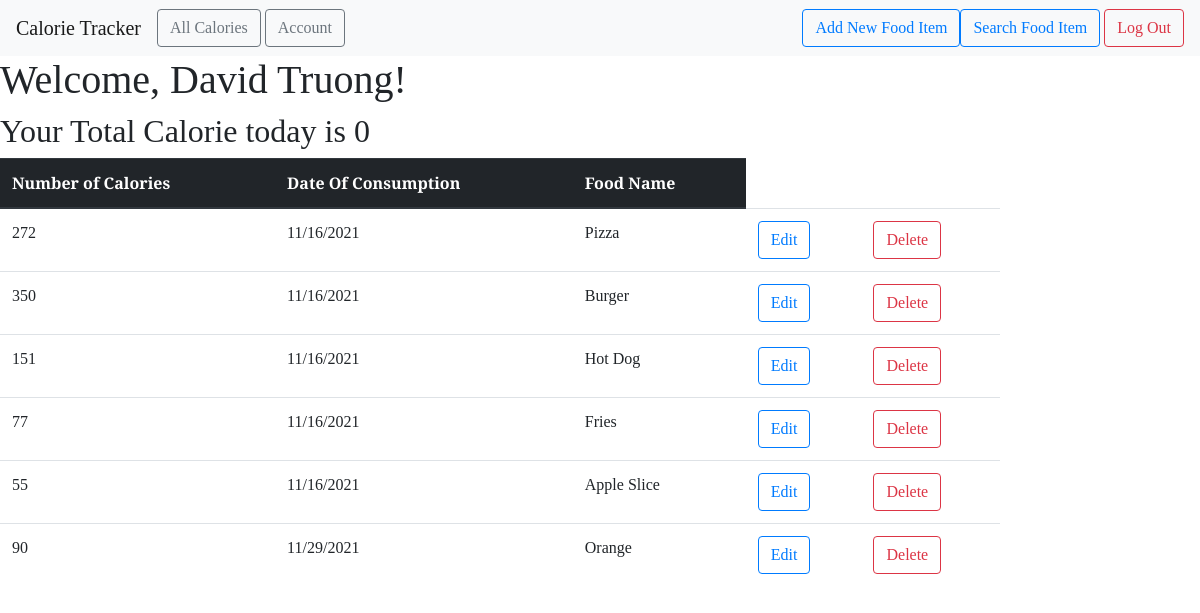
Page /all (signed in) on the earlier database version.
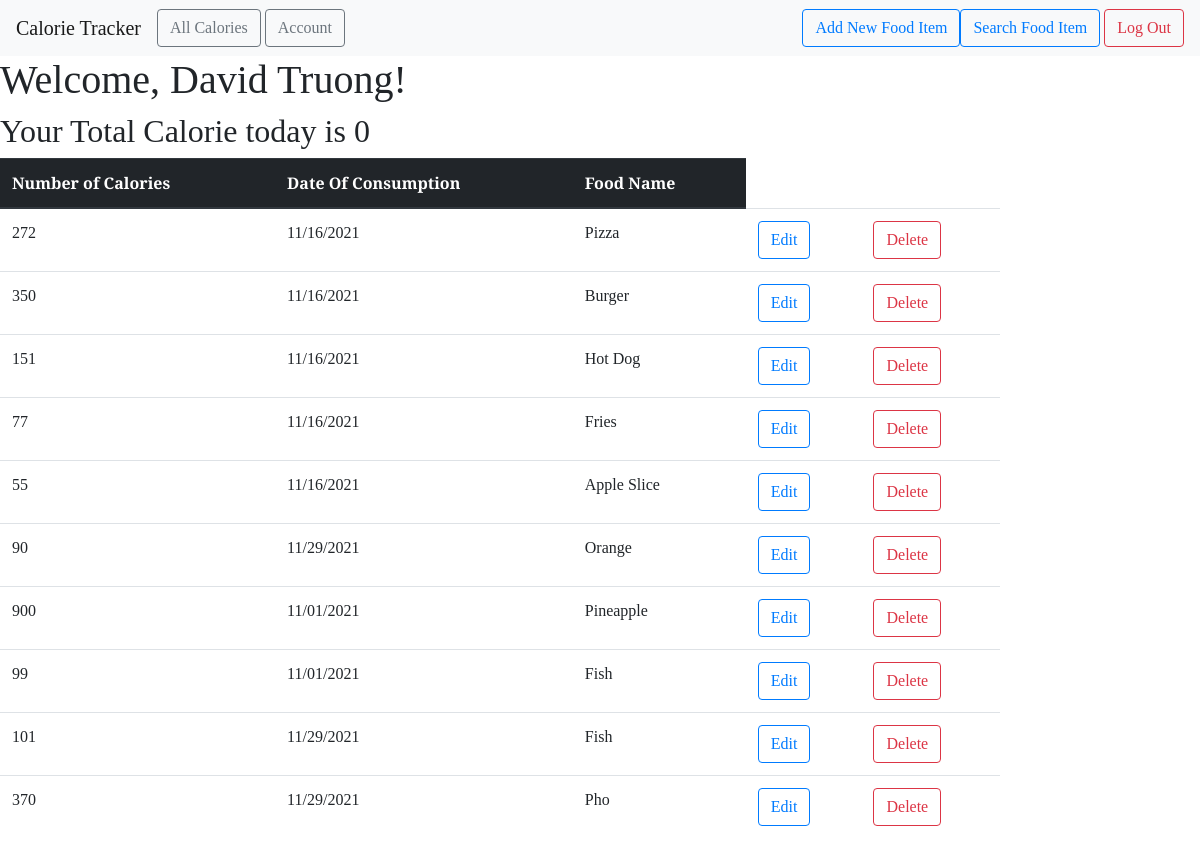
Same page on the later database version.
### food_website/models.py (models this page shows)
class User(db.Model, UserMixin):
    id = db.Column(db.Integer, primary_key=True)
    email = db.Column(db.String(100), unique=True)
    password = db.Column(db.String(100))
    name = db.Column(db.String(1000))
    foods = db.relationship('FoodItem', backref='author', lazy=True)

class FoodItem(db.Model):
    id = db.Column(db.Integer, primary_key=True)
    food_name = db.Column(db.Text, nullable=False)
    date_posted = db.Column(db.DateTime, nullable=False,
                            default=datetime.utcnow)
    calorie = db.Column(db.Integer, nullable=False)
    user_id = db.Column(db.Integer, db.ForeignKey('user.id'), nullable=False)

### food_website/main.py (the view)
@main.route("/all")
@login_required
def user_fooditems():
    user = User.query.filter_by(email=current_user.email).first_or_404()
    foods = user.foods
    totalCalorie = 0
    my_date = date.today()
    my_datetime = datetime(my_date.year, my_date.month, my_date.day)
    for food in foods:
        if my_datetime.date() == food.date_posted.date():
            totalCalorie = totalCalorie + food.calorie
    return render_template('all_fooditems.html', foods=foods, user=user, totalCalorie=totalCalorie)

### food_website/__init__.py (called while the page is built)
def create_app():
    app = Flask(__name__)
    app.config['SECRET_KEY'] = 'out-secret-key-goes-here'
    app.config['SQLALCHEMY_DATABASE_URI'] = 'sqlite:///db.sqlite'
    db.init_app(app)
    login_manager = LoginManager()
    login_manager.login_view = 'auth.login'
    login_manager.init_app(app)
    from .models import User
    create_database(app)
    @login_manager.user_loader
    def load_user(user_id):
        return User.query.get(int(user_id))
    from .auth import auth as auth_blueprint
    app.register_blueprint(auth_blueprint)
    from .main import main as main_blueprint
    app.register_blueprint(main_blueprint)
    return app

### food_website/templates/all_fooditems.html
{% extends "base.html" %} {% block head %} {{ super() }}
<link
  rel="stylesheet"
  href="{{ url_for('static', filename= 'extended_beauty.css') }}"
/>
{% endblock %} {% block content %}
<h1>
  Welcome, {{ user.name }}!
</h1>
<h2>
  Your Total Calorie today is {{ totalCalorie }}
</h2>
<div>
  <table class="table table-hover" style="width: 1000px;">
    <thead class="thead-dark">
      <tr>
        <th scope="col">Number of Calories</th>
        <th scope="col">Date Of Consumption</th>
        <th scope="col">Food Name</th>
      </tr>
    </thead>
    <tbody>
      {% for food in foods %}
      <tr>
        <td>{{ food.calorie }}</td>
        <td>{{ food.date_posted.strftime('%m/%d/%Y') }}</td>
        <td>{{ food.food_name }}</td>
        <td>
          <a
            href="{{ url_for('main.update_fooditem', food_id=food.id) }}"
            class="btn btn-outline-primary"
            role="button"
          >
            Edit
          </a>
        </td>
        <td>
          <a
            href="{{ url_for('main.delete_fooditem', food_id=food.id) }}"
            class="btn btn-outline-danger"
            role="button"
          >
            Delete
          </a>
        </td>
      </tr>
      {% endfor %}
    </tbody>
  </table>
</div>
{% endblock %}

### food_website/templates/base.html (shortened to what this page needs)
<!DOCTYPE html>
<html lang="en">
  <head>
    {% block head %}
    <link
      rel="stylesheet"
      href="{{ url_for('static', filename= 'beauty.css') }}"
    />
    <link
      rel="stylesheet"
      href="https://maxcdn.bootstrapcdn.com/bootstrap/4.0.0/css/bootstrap.min.css"
    />
    {% endblock %}
  </head>
  <body>
    <nav class="navbar navbar-expand-lg navbar-light bg-light">
      <a class="navbar-brand" href="{{ url_for('main.index') }}"
        >Calorie Tracker</a
      >
      <div class="collapse navbar-collapse" id="navbarSupportedContent">
        <ul class="navbar-nav mr-auto">
          <li class="nav-item active">
            <a
              href="{{ url_for('main.user_fooditems') }}"
              class="btn btn-outline-secondary"
              role="button"
              >All Calories</a
            >
          </li>
          <li class="nav-item">
            <a
              href="{{ url_for('main.profile') }}"
              class="btn btn-outline-secondary"
              role="button"
              style="margin-left: 4px;"
              >Account</a
            >
          </li>
        </ul>
        <form class="form-inline my-2 my-lg-0">
          {% if current_user.is_authenticated %}
          <a
            href="{{ url_for('main.new_fooditem') }}"
            class="btn btn-outline-primary"
            role="button"
            >Add New Food Item</a
          >
          <a
            href="{{ url_for('main.search') }}"
            class="btn btn-outline-primary"
            role="button"
            >Search Food Item</a
          >
          {% endif %}  {% if current_user.is_authenticated %}
          <a
            href="{{ url_for('auth.logout') }}"
            class="btn btn-outline-danger"
            role="button"
            style="margin-left: 4px;"
            >Log Out</a
          >
          {% endif %}
        </form>
      </div>
    </nav>
    {% block content %} {% endblock %}
  </body>
</html>

### food_website/static/beauty.css (style rules this page uses)
* { font-family: "Arvo", serif; }

### food_website/static/extended_beauty.css (style rules this page uses)
h1, h2, h4, p { font-family: "Arvo", serif; }

Differences in the rows shown:
added FoodItem: calorie "900", date_posted "11/01/2021", food_name "Pineapple"
added FoodItem: calorie "99", date_posted "11/01/2021", food_name "Fish"
added FoodItem: calorie "101", date_posted "11/29/2021", food_name "Fish"
added FoodItem: calorie "370", date_posted "11/29/2021", food_name "Pho"
